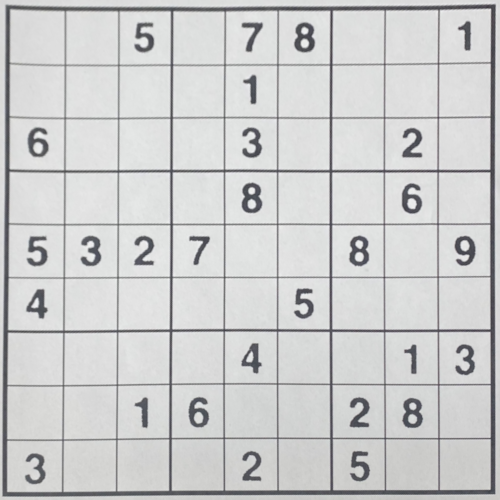
//> input picture Exercise 2 (CNN Solution)/sudoku_photo.png, 1000 x 1000 px (shown at 1/2 size)
$ ./main sudoku_photo.png   (built with g++ and OpenCV 4)
//> lines starting //> are read from the running program, lines starting //| are printed output that depends on the picture; after the words box and inside, x2 and y2 are one past the last pixel; in counts of white or black regions, pixels touching at a corner belong together
#include <opencv2/opencv.hpp>
#include <opencv2/dnn.hpp>
#include <iostream>
#include <vector>
#include <algorithm>

using namespace std;


// ==================================================== //
// ================= HELPER FUNCTIONS ================= //
// ==================================================== //

static const int DIGIT_FEATURE_SIDE = 64;

// Try to load an ONNX CNN model for digit recognition. Returns empty Net if not found.
static cv::dnn::Net loadDigitCNN(const std::string &path) {
    try {
        cv::dnn::Net net = cv::dnn::readNetFromONNX(path);
        if (net.empty()) return cv::dnn::Net();
        return net;
    } catch (const cv::Exception &) {
        return cv::dnn::Net();
    }
}

// Remove noice from image using morphological operations
static cv::Mat removeNoice(const cv::Mat &src) {
    cv::Mat cleanedBoard;
    cv::Mat kernel = cv::getStructuringElement(cv::MORPH_ELLIPSE, cv::Size(5, 5));
    cv::morphologyEx(src, cleanedBoard, cv::MORPH_OPEN, kernel);
    cv::morphologyEx(cleanedBoard, cleanedBoard, cv::MORPH_CLOSE, kernel);
    return cleanedBoard;
}

// Convert the input image to a binary image highlighting the Sudoku grid
static cv::Mat convertToBinary(const cv::Mat &src) {
    // Convert to grayscale
    cv::Mat gray;
    if (src.channels() == 3) {
        cv::cvtColor(src, gray, cv::COLOR_BGR2GRAY);
    } else {
        cout << "Warning: Input image is not 3-channel, skipping grayscale conversion." << endl;
        gray = src.clone();
    }

    // Segment the board using adaptive thresholding
    cv::Mat binary;
    cv::adaptiveThreshold(gray, binary, 255, cv::ADAPTIVE_THRESH_GAUSSIAN_C, cv::THRESH_BINARY_INV, 31, 7);

    return binary;
}

// Order the corners of the detected rectangle
static vector<cv::Point2f> orderCorners(const vector<cv::Point2f> &corners) {
    vector<cv::Point2f> ordered(4);
    vector<float> sums, diffs;
    for (const auto &corner : corners) {
        sums.push_back(corner.x + corner.y);
        diffs.push_back(corner.y - corner.x);
    }

    ordered[0] = corners[min_element(sums.begin(), sums.end()) - sums.begin()]; // top-left
    ordered[2] = corners[max_element(sums.begin(), sums.end()) - sums.begin()]; // bottom-right
    ordered[1] = corners[min_element(diffs.begin(), diffs.end()) - diffs.begin()]; // top-right
    ordered[3] = corners[max_element(diffs.begin(), diffs.end()) - diffs.begin()]; // bottom-left
    return ordered;
}

// Detect and crop the sudoku board
static cv::Mat cropSudokuBoard(const cv::Mat &src, cv::Mat &edgeOverlay) {
    cv::Mat binary = convertToBinary(src);

    vector<vector<cv::Point>> contours;
    cv::findContours(binary, contours, cv::RETR_EXTERNAL, cv::CHAIN_APPROX_SIMPLE);

    vector<cv::Point2f> bestCorners;
    double bestArea = 0.0;
    for (const auto &contour : contours) {
        vector<cv::Point> approx;
        cv::approxPolyDP(contour, approx, 0.02 * cv::arcLength(contour, true), true);

        if (approx.size() == 4) {
            double area = cv::contourArea(approx);
            if (area > bestArea) {
                bestArea = area;
                bestCorners.clear();
                for (const auto &p : approx) {
                    bestCorners.push_back(cv::Point2f((float)p.x, (float)p.y));
                }
            }
        }
    }

    if (bestCorners.size() != 4) {
        cout << "Error: Could not find a rectangular sudoku board." << endl;
        return src.clone();
    }

    vector<cv::Point2f> orderedCorners = orderCorners(bestCorners);

    // Draw detected contour lines on the edge overlay for visualization
    edgeOverlay = src.clone();
    for (int i=0; i<orderedCorners.size(); ++i) {
        cv::line(edgeOverlay, orderedCorners[i], orderedCorners[(i + 1) % orderedCorners.size()], cv::Scalar(0, 0, 255), 3);
    }

    int side = (int)sqrt(bestArea);
    vector<cv::Point2f> dstPts = {
        cv::Point2f(0.0f, 0.0f),
        cv::Point2f((float)side, 0.0f),
        cv::Point2f((float)side, (float)side),
        cv::Point2f(0.0f, (float)side)
    };

    cv::Mat transform = cv::getPerspectiveTransform(orderedCorners, dstPts);
    cv::Mat cropped;
    cv::warpPerspective(src, cropped, transform, cv::Size(side, side));
    return cropped;
}

// Extract and normalize the digit from a cell image
static cv::Mat normalizeDigit(const cv::Mat &digitBinary, int side = DIGIT_FEATURE_SIDE) {
    vector<vector<cv::Point>> contours;
    cv::findContours(digitBinary.clone(), contours, cv::RETR_EXTERNAL, cv::CHAIN_APPROX_SIMPLE);
    if (contours.empty()) {
        return cv::Mat::zeros(side, side, CV_8U);
    }

    double bestArea = 0.0;
    int bestIdx = -1;
    for (int i = 0; i < (int)contours.size(); ++i) {
        double area = cv::contourArea(contours[i]);
        if (area > bestArea) {
            bestArea = area;
            bestIdx = i;
        }
    }

    if (bestIdx < 0 || bestArea < 20.0) {
        return cv::Mat::zeros(side, side, CV_8U);
    }

    cv::Rect box = cv::boundingRect(contours[bestIdx]);
    box.x = max(0, box.x - 2);
    box.y = max(0, box.y - 2);
    box.width = min(digitBinary.cols - box.x, box.width + 4);
    box.height = min(digitBinary.rows - box.y, box.height + 4);

    cv::Mat roi = digitBinary(box).clone();
    int maxDim = max(roi.cols, roi.rows);
    cv::Mat square = cv::Mat::zeros(maxDim, maxDim, CV_8U);
    int x = (maxDim - roi.cols) / 2;
    int y = (maxDim - roi.rows) / 2;
    roi.copyTo(square(cv::Rect(x, y, roi.cols, roi.rows)));

    cv::Mat resized;
    cv::resize(square, resized, cv::Size(side, side), 0, 0, cv::INTER_AREA);
    return resized;
}

// Isolate the center-most cluster to remove edge noise and focus on the actual digit
static cv::Mat isolateCenterCluster(const cv::Mat &digitBinary) {
    // Find all connected components
    cv::Mat labels;
    int numLabels = cv::connectedComponents(digitBinary, labels);

    if (numLabels <= 1) {
        return digitBinary.clone(); // Only background or one component
    }

    // [9 lines of commented-out code are left out]
    cv::Point2f imageCenter(digitBinary.cols / 2.0f, digitBinary.rows / 2.0f);
    float minDistance = FLT_MAX;
    int centerClusterLabel = -1;

    for (int label=1; label<numLabels; ++label) {
        cv::Mat mask = (labels == label);
        cv::Moments m = cv::moments(mask);
        if (m.m00 == 0) continue; // Skip empty components

        cv::Point2f centroid(m.m10 / m.m00, m.m01 / m.m00);
        float distance = cv::norm(centroid - imageCenter);

        if (distance < minDistance) {
            minDistance = distance;
            centerClusterLabel = label;
        }
    }

    if (centerClusterLabel == -1) {
        return digitBinary.clone();
    }

    // Create binary image with only the center cluster (preserve original foreground)
    cv::Mat mask = (labels == centerClusterLabel);
    cv::Mat result = cv::Mat::zeros(digitBinary.size(), CV_8U);
    digitBinary.copyTo(result, mask);
    return result;
}

// Normalize the digit image and convert it to a feature row for classification
static cv::Mat digitToFeatureRow(const cv::Mat &digitBinary) {
    cv::Mat normalized = normalizeDigit(digitBinary, DIGIT_FEATURE_SIDE);
    cv::Mat floatImg;
    normalized.convertTo(floatImg, CV_32F, 1.0 / 255.0);
    return floatImg.reshape(1, 1);
}

// Build CNN input with the same normalization used during PyTorch training:
// ToTensor() + Normalize((0.5,), (0.5,))  =>  (x - 0.5) / 0.5  ==  x * 2 - 1
// [12 lines left out: function makeCNNInputBlob, not called in this run]

// Load training samples from digit images, apply augmentations, and prepare the training data and labels
static cv::Mat loadTrainingSamples(cv::Mat &labels) {
    vector<cv::Mat> samples;
    vector<int> sampleLabels;

    for (int d = 1; d <= 9; ++d) {
        string path = "numbers/" + to_string(d) + ".png";
        cv::Mat img = cv::imread(path, cv::IMREAD_GRAYSCALE);
        if (img.empty()) {
            cout << "Warning: could not load training digit from " << path << endl;
            continue;
        }

        cv::Mat bw;
        cv::threshold(img, bw, 0, 255, cv::THRESH_BINARY | cv::THRESH_OTSU);
        if (cv::countNonZero(bw) > (int)(bw.total() / 2)) {
            cv::bitwise_not(bw, bw);
        }

        // Enhanced augmentation with translations, rotations, scaling, and morphological variations
        vector<cv::Point2f> shifts = {
            {0.0f, 0.0f}, {-3.0f, 0.0f}, {3.0f, 0.0f}, {0.0f, -3.0f}, {0.0f, 3.0f},
            {-2.0f, -2.0f}, {2.0f, 2.0f}, {-2.0f, 2.0f}, {2.0f, -2.0f}
        };
        vector<float> angles = {-5.0f, -2.0f, 0.0f, 2.0f, 5.0f};
        vector<float> scales = {0.85f, 0.92f, 1.0f, 1.08f, 1.15f};

        for (const auto &shift : shifts) {
            for (float angle : angles) {
                for (float scale : scales) {
                    cv::Mat augmented = bw.clone();

                    // Apply translation
                    cv::Mat affineShift = (cv::Mat_<double>(2, 3) << 1, 0, shift.x, 0, 1, shift.y);
                    cv::warpAffine(augmented, augmented, affineShift, augmented.size(), cv::INTER_NEAREST, cv::BORDER_CONSTANT, cv::Scalar(0));

                    // Apply rotation and scaling
                    if (angle != 0.0f || scale != 1.0f) {
                        cv::Point2f center(augmented.cols / 2.0f, augmented.rows / 2.0f);
                        cv::Mat rotMat = cv::getRotationMatrix2D(center, angle, scale);
                        cv::warpAffine(augmented, augmented, rotMat, augmented.size(), cv::INTER_NEAREST, cv::BORDER_CONSTANT, cv::Scalar(0));
                    }

                    cv::Mat feature = digitToFeatureRow(augmented);
                    samples.push_back(feature);
                    sampleLabels.push_back(d);
                }
            }
        }

        // Add morphological variations
        cv::Mat kernel = cv::getStructuringElement(cv::MORPH_ELLIPSE, cv::Size(3, 3));
        cv::Mat eroded, dilated;
        cv::erode(bw, eroded, kernel, cv::Point(-1, -1), 1);
        cv::dilate(bw, dilated, kernel, cv::Point(-1, -1), 1);

        cv::Mat featureEroded = digitToFeatureRow(eroded);
        samples.push_back(featureEroded);
        sampleLabels.push_back(d);

        cv::Mat featureDilated = digitToFeatureRow(dilated);
        samples.push_back(featureDilated);
        sampleLabels.push_back(d);
    }

    if (samples.empty()) {
        labels = cv::Mat();
        return cv::Mat();
    }

    cv::Mat trainData((int)samples.size(), samples[0].cols, CV_32F);
    for (int i = 0; i < (int)samples.size(); ++i) {
        samples[i].copyTo(trainData.row(i));
    }

    labels = cv::Mat((int)sampleLabels.size(), 1, CV_32S);
    for (int i = 0; i < (int)sampleLabels.size(); ++i) {
        labels.at<int>(i, 0) = sampleLabels[i];
    }

    return trainData;
}

// Train a Normal Bayes Classifier using the prepared training data and labels
static cv::Ptr<cv::ml::NormalBayesClassifier> trainClassifier() {
    cv::Mat labels;
    cv::Mat trainData = loadTrainingSamples(labels);

    cv::Ptr<cv::ml::NormalBayesClassifier> classifier = cv::ml::NormalBayesClassifier::create();
    if (!trainData.empty()) {
        classifier->train(trainData, cv::ml::ROW_SAMPLE, labels);
    }
    return classifier;
}


// ===================================================== //
// ============ PRIMARY ASSIGNEMNT FUNCTION ============ //
// ===================================================== //

vector<vector<int>> sudokuOCR(cv::Mat &image) {
    cout << "Running OCR on image..." << endl;
    vector<vector<int>> grid(9, vector<int>(9, 0));

    if (image.empty()) {
        cout << "Input image is empty." << endl;
        return grid;
    }

    cv::namedWindow("01 - Input image", cv::WINDOW_NORMAL);
    cv::imshow("01 - Input image", image);

    // Remove noice from the input image using morphological operations
    cv::Mat cleanedBoard = removeNoice(image);
    cv::namedWindow("02 - Cleaned board", cv::WINDOW_NORMAL);
    cv::imshow("02 - Cleaned board", cleanedBoard);

    // Detect board edges and crop to top-down view
    cv::Mat boardEdgeContour;
    cv::Mat croppedBoard = cropSudokuBoard(cleanedBoard, boardEdgeContour);
    cv::namedWindow("03 - Board edge contour", cv::WINDOW_NORMAL);
    cv::imshow("03 - Board edge contour", boardEdgeContour);
    cv::namedWindow("04 - Cropped board", cv::WINDOW_NORMAL);
    cv::imshow("04 - Cropped board", croppedBoard);

    // Convert cropped board to binary
    cv::Mat binaryBoard = convertToBinary(croppedBoard);
    cv::namedWindow("05 - Binary board", cv::WINDOW_NORMAL);
    cv::imshow("05 - Binary board", binaryBoard);

    // Load training data and train the classifier
    cv::Ptr<cv::ml::NormalBayesClassifier> classifier = trainClassifier();
    if (classifier.empty()) {
        cout << "Training failed: no digit samples were loaded." << endl;
        return grid;
    }

    // Try to load a pre-trained CNN (ONNX). If present, prefer DNN inference for accuracy.
    cv::dnn::Net digitNet = loadDigitCNN("digit_cnn.onnx");
    bool useDNN = !digitNet.empty();
    if (useDNN) cout << "Loaded CNN model." << endl;

    // Draw grid lines on the cropped board for visualization
    cout << "Drawing grid overlay..." << endl;
    cout << "Cropped board size: " << croppedBoard.cols << "x" << croppedBoard.rows << " pixels." << endl;
    int cellW = croppedBoard.cols / 9;
    int cellH = croppedBoard.rows / 9;
    cv::Mat gridOverlayBoard = croppedBoard.clone();
    for (int i = 1; i < 9; ++i) {
        cv::Scalar color = cv::Scalar(0, 0, 255);
        int lineWidth = 3;
        int x = i * cellW;
        int y = i * cellH;
        cv::line(gridOverlayBoard, cv::Point(x, 0), cv::Point(x, croppedBoard.rows - 1), color, lineWidth);
        cv::line(gridOverlayBoard, cv::Point(0, y), cv::Point(croppedBoard.cols - 1, y), color, lineWidth);
    }
    cv::namedWindow("06 - Grid overlay", cv::WINDOW_NORMAL);
    cv::imshow("06 - Grid overlay", gridOverlayBoard);

    // Extract each cell, check for digit presence, and classify using the trained classifier
    cout << "Extracting and classifying digits..." << endl;
    cv::namedWindow("07 - Cell preview", cv::WINDOW_NORMAL);
    for (int row = 0; row < 9; ++row) {
        for (int col = 0; col < 9; ++col) {
            // Extract the cell region from the binary board
            cv::Rect cellRect(col * cellW, row * cellH, cellW, cellH);
            cv::Mat cell = binaryBoard(cellRect).clone();

            // Define an inner region to check for digit presence, avoiding borders
            int borderX = max(1, cell.cols / 5);
            int borderY = max(1, cell.rows / 5);
            cv::Rect inner(borderX, borderY, max(1, cell.cols - 2 * borderX), max(1, cell.rows - 2 * borderY));
            cv::Mat innerCell = cell(inner).clone();

            // Skip if inner cell is empty
            if (cv::countNonZero(innerCell) < (innerCell.total() * 0.01)) {
                grid[row][col] = 0;
                continue;
            }

            // Isolate the center-most cluster to remove edge noise
            cv::Mat centeredCell = isolateCenterCluster(cell);

            // Predict the digit using the best available method (CNN if available, else Bayesian)
            int predicted = 0;

            if (useDNN) {
                // Prepare input with training-compatible normalization.
                cv::Mat cnnIn = normalizeDigit(centeredCell, DIGIT_FEATURE_SIDE);
                cv::Mat blob = makeCNNInputBlob(centeredCell);
                digitNet.setInput(blob);
                cv::Mat logits = digitNet.forward(); // 1 x classes
                if (!logits.empty()) {
                    cv::Mat flat = logits.reshape(1, 1).clone();
                    flat.convertTo(flat, CV_32F);
                    if (flat.total() == 9) {
                        double minVal, maxVal;
                        cv::Point minLoc, maxLoc;
                        cv::minMaxLoc(flat, &minVal, &maxVal, &minLoc, &maxLoc);
                        predicted = maxLoc.x + 1; // map 0->1, 1->2, ..., 8->9
                    } else {
                        predicted = 0;
                    }
                }

                // Debug preview from CNN input
                cv::Mat samplePreview = cnnIn;
                cv::resize(samplePreview, samplePreview, cv::Size(), 10.0, 10.0, cv::INTER_NEAREST);
                cv::namedWindow("Digit sample", cv::WINDOW_NORMAL);
                cv::imshow("Digit sample", samplePreview);
            } else {
                cv::Mat sample = digitToFeatureRow(centeredCell);
                cv::Mat samplePreview = sample.reshape(1, DIGIT_FEATURE_SIDE);
                cv::resize(samplePreview, samplePreview, cv::Size(), 10.0, 10.0, cv::INTER_NEAREST);
                cv::namedWindow("Digit sample", cv::WINDOW_NORMAL);
                cv::imshow("Digit sample", samplePreview);

                // Predict with confidence threshold using NormalBayesClassifier
                cv::Mat outputs;
                cv::Mat probs;
                classifier->predictProb(sample, outputs, probs);
                if (!outputs.empty()) {
                    // outputs may be float or int; try float
                    if (outputs.type() == CV_32F)
                        predicted = (int)outputs.at<float>(0, 0);
                    else
                        predicted = (int)outputs.at<int>(0, 0);
                }
                if (!(predicted >= 1 && predicted <= 9)) {
                    predicted = 0;
                }
            }

            // Visualize the centeredCell and prediction
            cv::cvtColor(centeredCell, centeredCell, cv::COLOR_GRAY2BGR);
            cv::rectangle(centeredCell, inner, cv::Scalar(0, 255, 0), 1);
            grid[row][col] = predicted;
            cv::putText(centeredCell, to_string(grid[row][col]), cv::Point(3, centeredCell.rows - 10), cv::FONT_HERSHEY_SIMPLEX, 0.6, cv::Scalar(0, 0, 255), 2, cv::LINE_AA);
            cv::imshow("07 - Cell preview", centeredCell);
            cv::waitKey(0);
        }
    }

    cout << "OCR Complete. Press enter to view results..." << endl;
    cin.get();
    return grid;
}


// =================================================== //
// ========== ORIGINAL ASSIGNMENT FUNCTIONS ========== //
// =================================================== //

// [36 lines left out: functions sudokuExampleGrid, printSudoku, not called in this run]

/** Main method for running the Sudoku OCR test code. Set NO_IMAGE=true to test printing of a 9x9 grid
    Set NO_IMAGE=false to load the sudoku image and print the detected numbers in the grid
 */
int main(int argc, char* argv[]) {
    bool NO_IMAGE = false;

    vector<vector<int>> numbers;
    if (NO_IMAGE) {
        numbers = sudokuExampleGrid();
    } else {
        if (argc != 2) {
            cout << "Usage: ./main <imageFile>" << endl;
            return -1;
        }
        cv::Mat src = cv::imread(argv[1], cv::IMREAD_COLOR);
//> src is the input picture: 1000 rows x 1000 cols, CV_8UC3; mean B, G, R 204.8, 204.8, 204.1
        //cv::namedWindow("Input image", cv::WINDOW_FULLSCREEN);
        //cv::imshow("Input image", src);
        //cv::waitKey(0);

        numbers = sudokuOCR(src);
//> in removeNoice, `cv::morphologyEx(cleanedBoard, cleanedBoard, cv::MORPH_CLOSE, kernel);`:
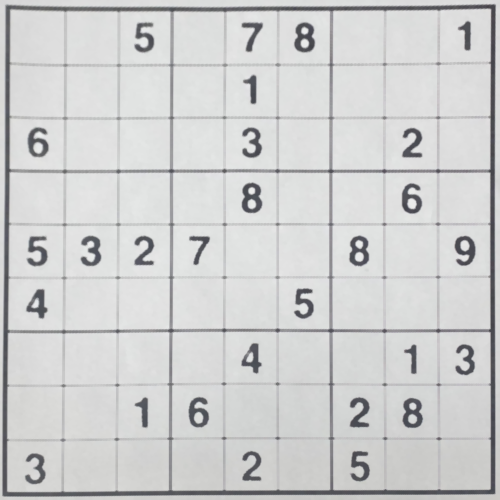
//> cleanedBoard: 1000 rows x 1000 cols, CV_8UC3 (shown at 1/2 size); mean B, G, R 207.1, 207.1, 206.4
//> in convertToBinary, `cv::adaptiveThreshold(gray, binary, 255, cv::ADAPTIVE_THRESH_GAUSSIAN_..`:
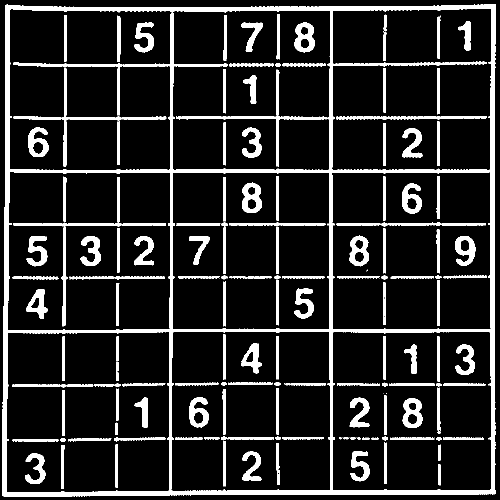
//> binary: 1000 rows x 1000 cols, CV_8UC1 (shown at 1/2 size); 13.9% white; 179 white regions (22 under 20 px)
//> in cropSudokuBoard, `cv::findContours(binary, contours, cv::RETR_EXTERNAL, cv::CHAIN_APPROX..`: contours = 1 contour; box (x1, y1, x2, y2) and area: (5, 8, 992, 993) 957729
//> the loop in cropSudokuBoard, `for (const auto &contour : contours)` made 1 pass
//> (approx, area, bestArea) on pass 1: (4 Points (x, y): [991, 9], [11, 10], [5, 991], [990, 987], 962350, 962350)
//> after the loop in cropSudokuBoard, `for (const auto &contour : contours)`: bestArea = 962350; bestCorners = 4 Points (x, y): [991, 9], [11, 10], [5, 991], [990, 987]
//> the loop in orderCorners, `for (const auto &corner : corners)` made 4 passes
//> in orderCorners, `ordered[0] = corners[min_element(sums.begin(), sums.end()) - sums.begi..`: ordered = 4 Points (x, y): [11, 10], [0, 0], [0, 0], [0, 0]
//> in orderCorners, `ordered[2] = corners[max_element(sums.begin(), sums.end()) - sums.begi..`: ordered = 4 Points (x, y): [11, 10], [0, 0], [990, 987], [0, 0]
//> in orderCorners, `ordered[1] = corners[min_element(diffs.begin(), diffs.end()) - diffs.b..`: ordered = 4 Points (x, y): [11, 10], [991, 9], [990, 987], [0, 0]
//> in orderCorners, `ordered[3] = corners[max_element(diffs.begin(), diffs.end()) - diffs.b..`: ordered = 4 Points (x, y): [11, 10], [991, 9], [990, 987], [5, 991]
//> in cropSudokuBoard, `vector<cv::Point2f> orderedCorners = orderCorners(bestCorners);`: orderedCorners has the same summary as ordered in orderCorners
//> the loop in cropSudokuBoard, `for (int i=0; i<orderedCorners.size(); ++i)` made 4 passes
//> after the loop in cropSudokuBoard, `for (int i=0; i<orderedCorners.size(); ++i)`:
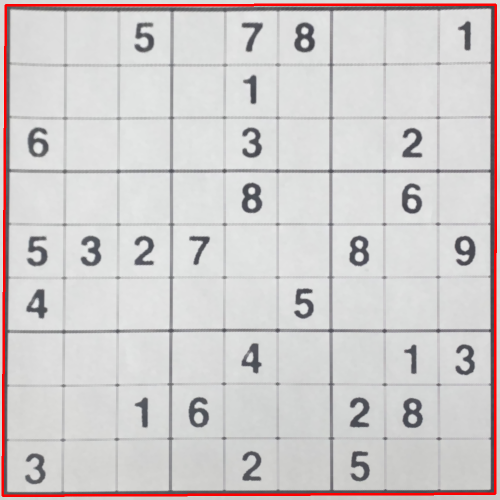
//> edgeOverlay: 1000 rows x 1000 cols, CV_8UC3 (shown at 1/2 size); 1.96% of pixels changed, all inside (x1, y1, x2, y2) = (3, 7, 994, 994)
//> in cropSudokuBoard, `int side = (int)sqrt(bestArea);`: side = 980
//> in cropSudokuBoard, `vector<cv::Point2f> dstPts = { cv::Point2f(0.0f, 0.0f), cv::Point2f((f..`: dstPts = 4 Points (x, y): [0, 0], [980, 0], [980, 980], [0, 980]
//> in cropSudokuBoard, `cv::Mat transform = cv::getPerspectiveTransform(orderedCorners, dstPts);`: transform = [[0.997, 0.0061, -11.03], [0.00102, 1, -10.05], [-3.09e-06, 5.18e-06, 1]]
//> in cropSudokuBoard, `cv::warpPerspective(src, cropped, transform, cv::Size(side, side));`:
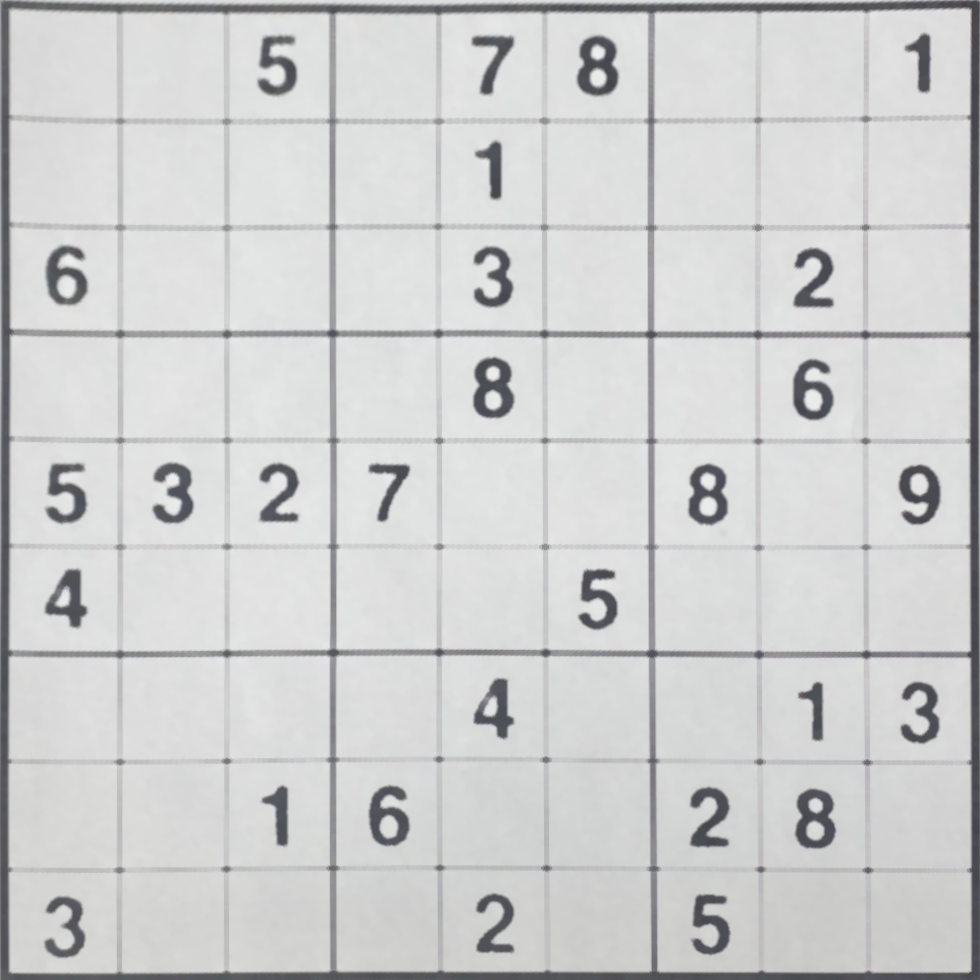
//> cropped: 980 rows x 980 cols, CV_8UC3; mean B, G, R 207.2, 207.2, 206.5
//> (the rest of the program and of its run is left out)
